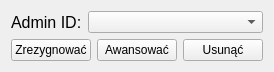
             <widget class="QWidget" name="admins_admin">
              <property name="geometry">
               <rect>
                <x>0</x>
                <y>0</y>
                <width>257</width>
                <height>71</height>
               </rect>
              </property>
              <attribute name="label">
               <string>Administratorzy</string>
              </attribute>
              <layout class="QVBoxLayout" name="verticalLayout_15">
               <item>
                <layout class="QFormLayout" name="formLayout_4">
                 <property name="sizeConstraint">
                  <enum>QLayout::SetDefaultConstraint</enum>
                 </property>
                 <item row="0" column="0">
                  <widget class="QLabel" name="admin_id">
                   <property name="enabled">
                    <bool>true</bool>
                   </property>
                   <property name="font">
                    <font>
                     <pointsize>12</pointsize>
                    </font>
                   </property>
                   <property name="text">
                    <string>Admin ID:</string>
                   </property>
                  </widget>
                 </item>
                 <item row="0" column="1">
                  <widget class="QComboBox" name="admin_id_field">
                   <property name="sizePolicy">
                    <sizepolicy hsizetype="Preferred" vsizetype="Preferred">
                     <horstretch>0</horstretch>
                     <verstretch>0</verstretch>
                    </sizepolicy>
                   </property>
                  </widget>
                 </item>
                </layout>
               </item>
               <item>
                <layout class="QHBoxLayout" name="horizontalLayout_2">
                 <item>
                  <widget class="QPushButton" name="resign_btn">
                   <property name="sizePolicy">
                    <sizepolicy hsizetype="Minimum" vsizetype="Preferred">
                     <horstretch>0</horstretch>
                     <verstretch>0</verstretch>
                    </sizepolicy>
                   </property>
                   <property name="text">
                    <string>Zrezygnować</string>
                   </property>
                  </widget>
                 </item>
                 <item>
                  <widget class="QPushButton" name="awans_btn">
                   <property name="sizePolicy">
                    <sizepolicy hsizetype="Minimum" vsizetype="Preferred">
                     <horstretch>0</horstretch>
                     <verstretch>0</verstretch>
                    </sizepolicy>
                   </property>
                   <property name="text">
                    <string>Awansować</string>
                   </property>
                  </widget>
                 </item>
                 <item>
                  <widget class="QPushButton" name="fire_btn">
                   <property name="sizePolicy">
                    <sizepolicy hsizetype="Minimum" vsizetype="Preferred">
                     <horstretch>0</horstretch>
                     <verstretch>0</verstretch>
                    </sizepolicy>
                   </property>
                   <property name="text">
                    <string>Usunąć</string>
                   </property>
                  </widget>
                 </item>
                </layout>
               </item>
              </layout>
             </widget>
